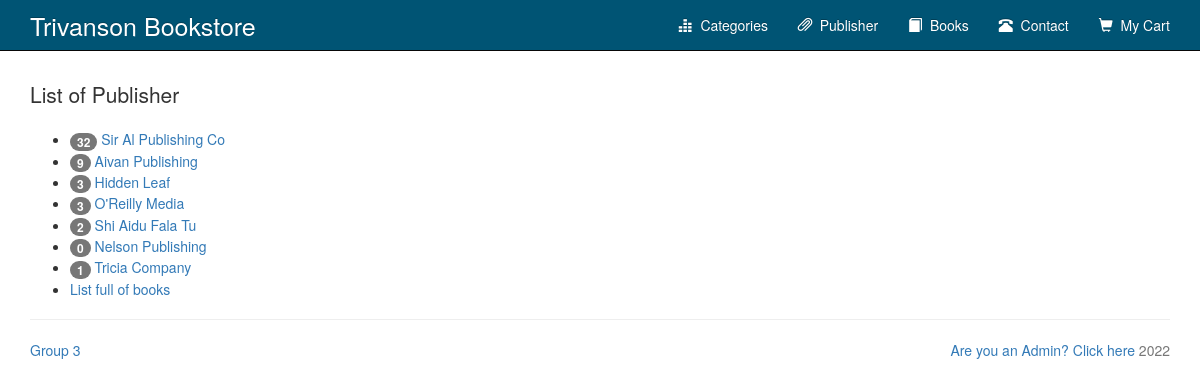
The app's page /publisher_list.php with its own data.
### tables this page shows
CREATE TABLE `publisher` (
  `publisherid` int(10) UNSIGNED NOT NULL,
  `publisher_name` varchar(60) NOT NULL
);

### publisher_list.php (the view, shortened to what this page needs)
<?php
	$conn = db_connect();
	$query = "SELECT * FROM publisher ORDER BY publisherid";
	$result = mysqli_query($conn, $query);
	require "./template/header.php";
?>
	<p class="lead">List of Publisher</p>
	<ul>
	<?php
		while($row = mysqli_fetch_assoc($result)){
			$count = 0;
			$query = "SELECT publisherid FROM books";
			$result2 = mysqli_query($conn, $query);
			while ($pubInBook = mysqli_fetch_assoc($result2)){
				if($pubInBook['publisherid'] == $row['publisherid']){
					$count++;
				}
			}
	?>
		<li>
			<span class="badge"><?php echo $count; ?></span>
		    <a href="bookPerPub.php?pubid=<?php echo $row['publisherid']; ?>"><?php echo $row['publisher_name']; ?></a>
		</li>
	<?php } ?>
		<li>
			<a href="books.php">List full of books</a>
		</li>
	</ul>
<?php
	require "./template/footer.php";
?>

### records on screen
publisher: count "32", publisher_name "Sir Al Publishing Co"
publisher: count "9", publisher_name "Aivan Publishing"
publisher: count "3", publisher_name "Hidden Leaf"
publisher: count "3", publisher_name "O'Reilly Media"
publisher: count "2", publisher_name "Shi Aidu Fala Tu"
publisher: count "0", publisher_name "Nelson Publishing"
publisher: count "1", publisher_name "Tricia Company"
